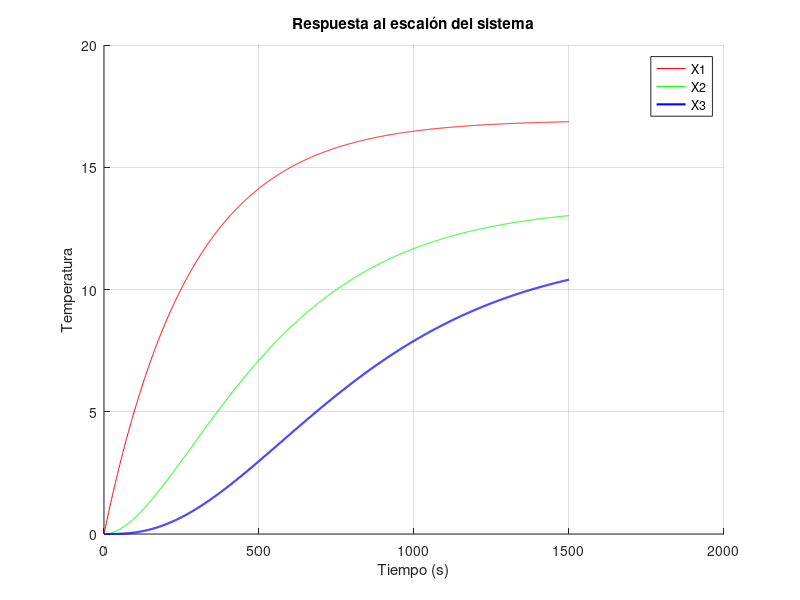

Reproduce this figure in MATLAB.
% Definición de matrices del sistema
A = [-(1/278), 0, 0;
     (0.7933/286), -(1/286), 0;
     0, (0.8645/292), -(1/292)];
B = [(16.94/278); 0; 0];
C = [1, 0, 0;
     0, 1, 0;
     0, 0, 1];
D = 0;

% Crear el sistema en espacio de estados
sys = ss(A, B, C, D);

% Definir el vector de tiempo
t = 0:1:1500;

% Respuesta al escalón
[y, t_out] = step(sys, t);

% Tamaño de pantalla
tamano_pan = get(0, 'ScreenSize'); 
ancho_pan = tamano_pan(3); % Ancho de la pantalla
alto_pan = tamano_pan(4);  % Altura de la pantalla

% Tamaño de cada Ventana
ancho_fig = ancho_pan / 5;
alto_fig = alto_pan / 4;

% Graficar salidas
fig = figure;
hold on;
plot(t_out, y(:,1), 'r',t_out, y(:,2), 'g',t_out, y(:,3),'b','LineWidth', 1.5);
hold off;

title('Respuesta al escalón del sistema');
xlabel('Tiempo (s)');
ylabel('Temperatura');
legend('X1', 'X2', 'X3');
grid on;

set(fig,'Position',[ancho_fig alto_fig ancho_fig*3 alto_fig*2]);
saveas(gcf, 'Latex/Imagenes/Grafica5.png')
